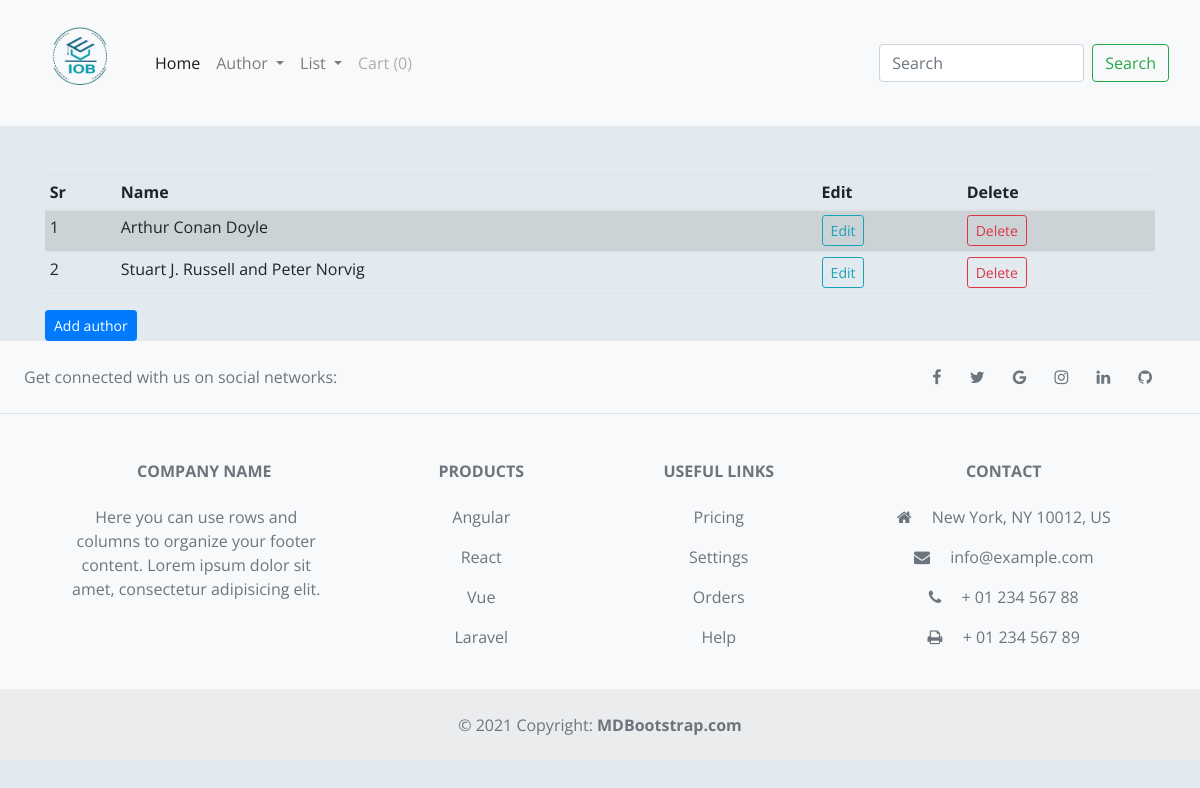
/authors (signed in), run on the app's committed database.
### iob_shop/books/models.py (models this page shows)
class Author(db.Model):
    id = db.Column(db.Integer, primary_key=True)
    name = db.Column(db.String(50), nullable=False, unique=True)

### iob_shop/admin/routes.py (the view)
@app.route('/authors')
def authors():
    if 'email' not in session:
        flash('Please login first', 'danger')
        return redirect(url_for('login'))
    authors = Author.query.order_by(Author.id.desc()).all()
    return render_template('admin/publishers.html', title='Author page', authors=authors)

### iob_shop/templates/admin/publishers.html (shortened to what this page needs)
{% extends 'layout.html' %}
{% block content %}
<div class="container mt-5">
    <table class="table table-sm table-condensed table-striped table-hover">
        <thead>
            <th>Sr</th>
            <th>Name</th>
            <th>Edit</th>
            <th>Delete</th>
        </thead>
        <tbody>
            {% if publishers %}
            {% for publisher in publishers %}
            <tr>
                <td>{{loop.index}}</td>
                <td>{{publisher.name}}</td>
                <td><a href="{{url_for('updatepublisher', id=publisher.id)}}" class="btn btn-sm btn-outline-info">Edit</a></td>
                <td>
                    <button type="button" class="btn btn-sm btn-outline-danger" data-bs-toggle="modal" data-bs-target="#modal-{{publisher.id}}">
                        Delete
                    </button>
                </td>
            </tr>
            <div class="modal fade" id="modal-{{publisher.id}}" tabindex="-1" aria-labelledby="deleteModalLabel" aria-hidden="true">
                <div class="modal-dialog">
                <div class="modal-content">
                    <div class="modal-header">
                    <h5 class="modal-title" id="deleteModalLabel">{{publisher.name}}</h5>
                    <button type="button" class="btn-close" data-bs-dismiss="modal" aria-label="Close"></button>
                    </div>
                    <div class="modal-body">
                        <span class="text">Are you sure that want to delete this publisher {{publisher.name}}</span>
                    </div>
                    <div class="modal-footer">
                    <button type="button" class="btn btn-secondary" data-bs-dismiss="modal">Cancel</button>
                    <form action="{{url_for('deletepublisher', id=publisher.id)}}" method="POST">
                        <button type="submit" class="btn btn-danger">Delete</button>
                    </form>
                    </div>
                </div>
                </div>
            </div>
            {% endfor %}
            {% elif authors %}
            {% for author in authors %}
            <tr>
                <td>{{loop.index}}</td>
                <td>{{author.name}}</td>
                <td><a href="{{url_for('updateauthor', id=author.id)}}" class="btn btn-sm btn-outline-info">Edit</a></td>
                <td>
                    <button type="button" class="btn btn-sm btn-outline-danger" data-bs-toggle="modal" data-bs-target="#modal-{{author.id}}">
                        Delete
                    </button>
                </td>
            </tr>
            {% endfor %}
            {% endif %}
        </tbody>
    </table>
    {% if publishers %}
        <a href="/addpublisher" class="btn btn-sm btn-primary">Add publisher</a>
    {% elif authors %}
        <a href="/addauthor" class="btn btn-sm btn-primary">Add author</a>
    {% else %}
        <a href="/addcategory" class="btn btn-sm btn-primary">Add category</a>
    {% endif %}
</div>
{% endblock content %}

### iob_shop/templates/layout.html (style rules this page uses)
body { background: #e2eaef; font-family: "Open Sans", sans-serif; }

### data on the page
Author: name "Arthur Conan Doyle"
Author: name "Stuart J. Russell and Peter Norvig"

### other printed values
{{ session['Shoppingcart']|length }} "0"
